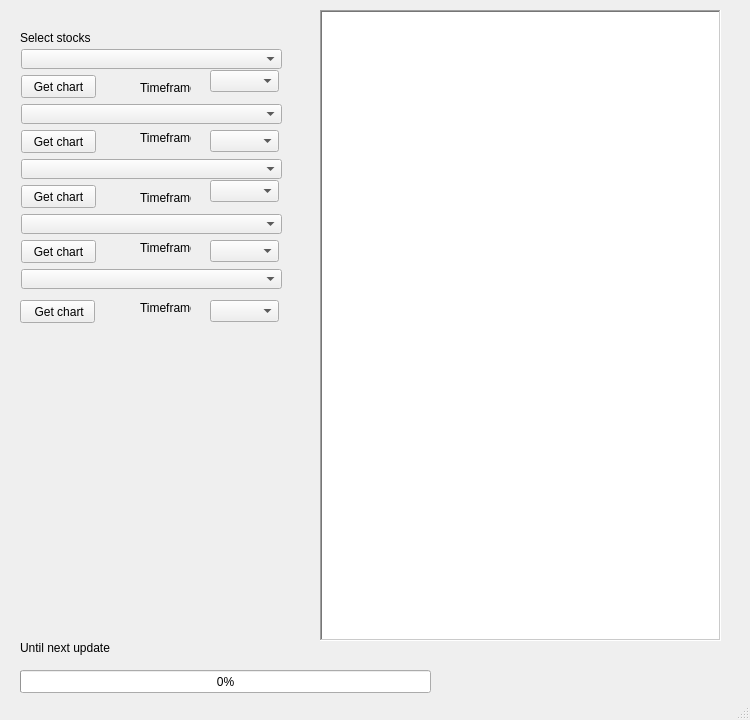
<?xml version="1.0" encoding="UTF-8"?>
<ui version="4.0">
 <class>MainWindow</class>
 <widget class="QMainWindow" name="MainWindow">
  <property name="geometry">
   <rect>
    <x>0</x>
    <y>0</y>
    <width>750</width>
    <height>720</height>
   </rect>
  </property>
  <property name="sizePolicy">
   <sizepolicy hsizetype="Fixed" vsizetype="Fixed">
    <horstretch>0</horstretch>
    <verstretch>0</verstretch>
   </sizepolicy>
  </property>
  <property name="minimumSize">
   <size>
    <width>750</width>
    <height>720</height>
   </size>
  </property>
  <property name="maximumSize">
   <size>
    <width>750</width>
    <height>720</height>
   </size>
  </property>
  <property name="windowTitle">
   <string>Simple Stock System</string>
  </property>
  <widget class="QWidget" name="centralwidget">
   <widget class="QTextBrowser" name="textBrowser">
    <property name="geometry">
     <rect>
      <x>320</x>
      <y>10</y>
      <width>401</width>
      <height>631</height>
     </rect>
    </property>
    <property name="frameShape">
     <enum>QFrame::WinPanel</enum>
    </property>
    <property name="frameShadow">
     <enum>QFrame::Sunken</enum>
    </property>
   </widget>
   <widget class="QProgressBar" name="progressBar">
    <property name="geometry">
     <rect>
      <x>20</x>
      <y>670</y>
      <width>411</width>
      <height>23</height>
     </rect>
    </property>
    <property name="value">
     <number>0</number>
    </property>
    <property name="invertedAppearance">
     <bool>false</bool>
    </property>
   </widget>
   <widget class="QLabel" name="label">
    <property name="geometry">
     <rect>
      <x>20</x>
      <y>640</y>
      <width>281</width>
      <height>16</height>
     </rect>
    </property>
    <property name="text">
     <string>Until next update</string>
    </property>
   </widget>
   <widget class="QComboBox" name="comboBox">
    <property name="geometry">
     <rect>
      <x>21</x>
      <y>104</y>
      <width>261</width>
      <height>20</height>
     </rect>
    </property>
    <property name="maxVisibleItems">
     <number>50</number>
    </property>
    <property name="placeholderText">
     <string>Select stock</string>
    </property>
   </widget>
   <widget class="QComboBox" name="comboBox_2">
    <property name="geometry">
     <rect>
      <x>21</x>
      <y>214</y>
      <width>261</width>
      <height>20</height>
     </rect>
    </property>
    <property name="maxVisibleItems">
     <number>50</number>
    </property>
    <property name="placeholderText">
     <string>Select stock</string>
    </property>
   </widget>
   <widget class="QComboBox" name="comboBox_3">
    <property name="geometry">
     <rect>
      <x>21</x>
      <y>49</y>
      <width>261</width>
      <height>20</height>
     </rect>
    </property>
    <property name="currentIndex">
     <number>-1</number>
    </property>
    <property name="maxVisibleItems">
     <number>50</number>
    </property>
    <property name="insertPolicy">
     <enum>QComboBox::InsertAtBottom</enum>
    </property>
    <property name="placeholderText">
     <string>Select stock</string>
    </property>
   </widget>
   <widget class="QComboBox" name="comboBox_4">
    <property name="geometry">
     <rect>
      <x>21</x>
      <y>159</y>
      <width>261</width>
      <height>20</height>
     </rect>
    </property>
    <property name="maxVisibleItems">
     <number>50</number>
    </property>
    <property name="placeholderText">
     <string>Select stock</string>
    </property>
   </widget>
   <widget class="QComboBox" name="comboBox_5">
    <property name="geometry">
     <rect>
      <x>21</x>
      <y>269</y>
      <width>261</width>
      <height>20</height>
     </rect>
    </property>
    <property name="currentText">
     <string/>
    </property>
    <property name="maxVisibleItems">
     <number>50</number>
    </property>
    <property name="placeholderText">
     <string>Select stock</string>
    </property>
   </widget>
   <widget class="QPushButton" name="pushButton">
    <property name="geometry">
     <rect>
      <x>21</x>
      <y>75</y>
      <width>75</width>
      <height>23</height>
     </rect>
    </property>
    <property name="text">
     <string>Get chart</string>
    </property>
   </widget>
   <widget class="QPushButton" name="pushButton_2">
    <property name="geometry">
     <rect>
      <x>21</x>
      <y>130</y>
      <width>75</width>
      <height>23</height>
     </rect>
    </property>
    <property name="text">
     <string>Get chart</string>
    </property>
   </widget>
   <widget class="QPushButton" name="pushButton_3">
    <property name="geometry">
     <rect>
      <x>21</x>
      <y>185</y>
      <width>75</width>
      <height>23</height>
     </rect>
    </property>
    <property name="text">
     <string>Get chart</string>
    </property>
   </widget>
   <widget class="QPushButton" name="pushButton_4">
    <property name="geometry">
     <rect>
      <x>21</x>
      <y>240</y>
      <width>75</width>
      <height>23</height>
     </rect>
    </property>
    <property name="text">
     <string>Get chart</string>
    </property>
   </widget>
   <widget class="QPushButton" name="pushButton_5">
    <property name="geometry">
     <rect>
      <x>20</x>
      <y>300</y>
      <width>75</width>
      <height>23</height>
     </rect>
    </property>
    <property name="text">
     <string> Get chart</string>
    </property>
   </widget>
   <widget class="QLabel" name="label_2">
    <property name="geometry">
     <rect>
      <x>20</x>
      <y>30</y>
      <width>251</width>
      <height>16</height>
     </rect>
    </property>
    <property name="text">
     <string>Select stocks</string>
    </property>
   </widget>
   <widget class="QComboBox" name="comboBox_6">
    <property name="geometry">
     <rect>
      <x>210</x>
      <y>70</y>
      <width>69</width>
      <height>22</height>
     </rect>
    </property>
   </widget>
   <widget class="QComboBox" name="comboBox_7">
    <property name="geometry">
     <rect>
      <x>210</x>
      <y>130</y>
      <width>69</width>
      <height>22</height>
     </rect>
    </property>
   </widget>
   <widget class="QComboBox" name="comboBox_8">
    <property name="geometry">
     <rect>
      <x>210</x>
      <y>180</y>
      <width>69</width>
      <height>22</height>
     </rect>
    </property>
   </widget>
   <widget class="QComboBox" name="comboBox_9">
    <property name="geometry">
     <rect>
      <x>210</x>
      <y>240</y>
      <width>69</width>
      <height>22</height>
     </rect>
    </property>
   </widget>
   <widget class="QComboBox" name="comboBox_10">
    <property name="geometry">
     <rect>
      <x>210</x>
      <y>300</y>
      <width>69</width>
      <height>22</height>
     </rect>
    </property>
   </widget>
   <widget class="QLabel" name="label_3">
    <property name="geometry">
     <rect>
      <x>140</x>
      <y>80</y>
      <width>51</width>
      <height>16</height>
     </rect>
    </property>
    <property name="text">
     <string>Timeframe</string>
    </property>
   </widget>
   <widget class="QLabel" name="label_4">
    <property name="geometry">
     <rect>
      <x>140</x>
      <y>130</y>
      <width>51</width>
      <height>16</height>
     </rect>
    </property>
    <property name="text">
     <string>Timeframe</string>
    </property>
   </widget>
   <widget class="QLabel" name="label_5">
    <property name="geometry">
     <rect>
      <x>140</x>
      <y>190</y>
      <width>51</width>
      <height>16</height>
     </rect>
    </property>
    <property name="text">
     <string>Timeframe</string>
    </property>
   </widget>
   <widget class="QLabel" name="label_6">
    <property name="geometry">
     <rect>
      <x>140</x>
      <y>240</y>
      <width>51</width>
      <height>16</height>
     </rect>
    </property>
    <property name="text">
     <string>Timeframe</string>
    </property>
   </widget>
   <widget class="QLabel" name="label_7">
    <property name="geometry">
     <rect>
      <x>140</x>
      <y>300</y>
      <width>51</width>
      <height>16</height>
     </rect>
    </property>
    <property name="text">
     <string>Timeframe</string>
    </property>
   </widget>
  </widget>
  <widget class="QStatusBar" name="statusbar"/>
 </widget>
 <resources/>
 <connections/>
</ui>
